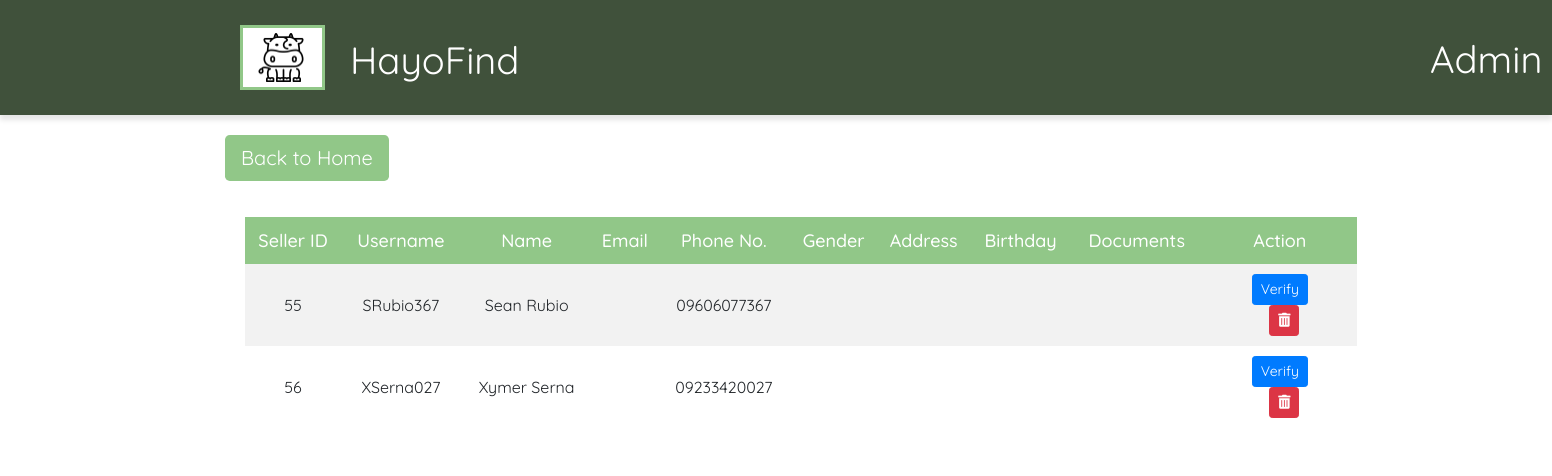
/admin/manageSellerAccounts.php, run on the app's committed database.
### tables this page shows
CREATE TABLE `merchants` (
  `id` int(5) UNSIGNED NOT NULL,
  `fname` varchar(20) NOT NULL,
  `lname` varchar(20) NOT NULL,
  `phoneNumber` varchar(15) NOT NULL,
  `username` varchar(255) NOT NULL,
  `password` varchar(999) NOT NULL,
  `img` varchar(999) NOT NULL,
  `email` varchar(255) NOT NULL,
  `gender` varchar(255) NOT NULL,
  `address` varchar(255) NOT NULL,
  `dob` date DEFAULT NULL,
  `documents` varchar(999) NOT NULL
);

### admin/manageSellerAccounts.php (the view, shortened to what this page needs)
<?php
    $con = connection();
?>
<!DOCTYPE html>
<html lang="en">
<head>
    <link rel="stylesheet" href="https://cdnjs.cloudflare.com/ajax/libs/font-awesome/5.15.3/css/all.min.css" />
</head>
<body>
    <?php
        require_once('adminHeader.php');
    ?>
<div class="container-fluid" >
    <a class="mb-3 button" href="index.php" id="backtohome" style="margin-left: 210px;">Back to Home</a>
	<div class="row">
		<div class="card col-lg-12" style="border: none !important;">
			<div class="card-body">
				<table class="table-striped col-md-9 text-center"  style="margin-left: 210px;">
                    <thead style="background-color: #91C788 !important; color: white;">
                        <tr>
                            <th>Seller ID</th>
                            <th>Username</th>
                            <th>Name</th>
                            <th>Email</th>
                            <th>Phone No.</th>
                            <th>Gender</th>
                            <th>Address</th>
                            <th>Birthday</th>
                            <th>Documents</th>
                            <th>Action</th>
                        </tr>
                    </thead>
                    <tbody>
                        <?php
                            $sql = "SELECT * FROM merchants";
                            $result = mysqli_query($con, $sql);
                            while($row=mysqli_fetch_assoc($result)) {
                                $id = $row['id'];
                                $username = $row['username'];
                                $name = $row['fname'].' '.$row['lname'];
                                $email = $row['email'];
                                $phone = $row['phoneNumber'];
                                $gender = $row['gender'];
                                $address = $row['address'];
                                $dob = $row['dob'];
                                $documents = $row['documents'];
                                echo '<tr>
                                    <td>' .$id. '</td>
                                    <td>' .$username. '</td>
                                    <td>' .$name. ' </td>
                                    <td>' .$email. '</td>
                                    <td>' .$phone. '</td>
                                    <td>' .$gender. '</td>
                                    <td>' .$address. '</td>
                                    <td>' .$dob. '</td>
                                    <td>' .$documents. '</td>
                                    <td class="text-center">
                                        <div class="row mx-auto" style="width:112px">
                                        <form method="POST" action ="function/_verifyAccount.php">
                                            <input type="hidden" name="id" value="'.$id. '">
                                            <button class="btn btn-sm btn-primary" type="submit" name="verify">Verify</button>
                                        </form>';
                                                echo '<form action="function/_userManage.php" method="POST">
                                                        <button name="removeUser" class="btn btn-sm btn-danger" style="margin-left:9px;"> <i class="fas fa-trash-alt"></i></button>
                                                        <input type="hidden" name="id" value="'.$id. '">
                                                    </form>';
                                    echo '</div>
                                    </td>
                                </tr>';
                            }
                        ?>
                    </tbody>
		        </table>
			</div>
		</div>
	</div>
</div>
</body>
</html>

### admin/manageSellerAccounts.php (style rules this page uses)
.container-fluid { margin-top: 20px !important; font-family: 'Quicksand' !important; }
th { font-size: 18px; font-weight: 500 !important; padding-top: 10px; padding-bottom: 10px; }
td { padding-top: 10px; padding-bottom: 10px; }
#backtohome { display: inline-block; font-weight: 400; text-align: center; white-space: nowrap; vertical-align: middle; user-select: none; padding: 0.5rem 1rem; font-size: 1.25rem; line-height: 1.5; border-radius: 0.3rem; color: #fff; background-color: #91C788; border: none; outline: none; text-decoration: none !important; }

### data on the page
merchants: id "55", username "SRubio367", name "Sean Rubio", phoneNumber "09606077367"
merchants: id "56", username "XSerna027", name "Xymer Serna", phoneNumber "09233420027"
